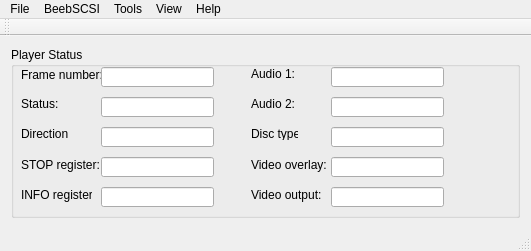
<?xml version="1.0" encoding="UTF-8"?>
<ui version="4.0">
 <class>MainWindow</class>
 <widget class="QMainWindow" name="MainWindow">
  <property name="geometry">
   <rect>
    <x>0</x>
    <y>0</y>
    <width>531</width>
    <height>251</height>
   </rect>
  </property>
  <property name="windowTitle">
   <string>MainWindow</string>
  </property>
  <widget class="QWidget" name="centralWidget">
   <layout class="QGridLayout" name="gridLayout_2">
    <item row="0" column="1">
     <widget class="QGroupBox" name="playerStatusGroupBox">
      <property name="title">
       <string>Player Status</string>
      </property>
      <widget class="QLabel" name="label">
       <property name="geometry">
        <rect>
         <x>10</x>
         <y>20</y>
         <width>81</width>
         <height>16</height>
        </rect>
       </property>
       <property name="text">
        <string>Frame number:</string>
       </property>
      </widget>
      <widget class="QLineEdit" name="playerFrameNumber">
       <property name="geometry">
        <rect>
         <x>90</x>
         <y>20</y>
         <width>113</width>
         <height>20</height>
        </rect>
       </property>
       <property name="readOnly">
        <bool>true</bool>
       </property>
      </widget>
      <widget class="QLabel" name="label_2">
       <property name="geometry">
        <rect>
         <x>10</x>
         <y>50</y>
         <width>47</width>
         <height>13</height>
        </rect>
       </property>
       <property name="text">
        <string>Status:</string>
       </property>
      </widget>
      <widget class="QLabel" name="label_3">
       <property name="geometry">
        <rect>
         <x>10</x>
         <y>80</y>
         <width>47</width>
         <height>13</height>
        </rect>
       </property>
       <property name="text">
        <string>Direction:</string>
       </property>
      </widget>
      <widget class="QLabel" name="label_4">
       <property name="geometry">
        <rect>
         <x>10</x>
         <y>110</y>
         <width>81</width>
         <height>16</height>
        </rect>
       </property>
       <property name="text">
        <string>STOP register:</string>
       </property>
      </widget>
      <widget class="QLabel" name="label_5">
       <property name="geometry">
        <rect>
         <x>10</x>
         <y>140</y>
         <width>71</width>
         <height>16</height>
        </rect>
       </property>
       <property name="text">
        <string>INFO register:</string>
       </property>
      </widget>
      <widget class="QLineEdit" name="playerStatus">
       <property name="geometry">
        <rect>
         <x>90</x>
         <y>50</y>
         <width>113</width>
         <height>20</height>
        </rect>
       </property>
       <property name="readOnly">
        <bool>true</bool>
       </property>
      </widget>
      <widget class="QLineEdit" name="playerDirection">
       <property name="geometry">
        <rect>
         <x>90</x>
         <y>80</y>
         <width>113</width>
         <height>20</height>
        </rect>
       </property>
       <property name="readOnly">
        <bool>true</bool>
       </property>
      </widget>
      <widget class="QLineEdit" name="playerStopRegister">
       <property name="geometry">
        <rect>
         <x>90</x>
         <y>110</y>
         <width>113</width>
         <height>20</height>
        </rect>
       </property>
       <property name="readOnly">
        <bool>true</bool>
       </property>
      </widget>
      <widget class="QLineEdit" name="playerInfoRegister">
       <property name="geometry">
        <rect>
         <x>90</x>
         <y>140</y>
         <width>113</width>
         <height>20</height>
        </rect>
       </property>
       <property name="readOnly">
        <bool>true</bool>
       </property>
      </widget>
      <widget class="QLabel" name="label_6">
       <property name="geometry">
        <rect>
         <x>240</x>
         <y>20</y>
         <width>47</width>
         <height>13</height>
        </rect>
       </property>
       <property name="text">
        <string>Audio 1:</string>
       </property>
      </widget>
      <widget class="QLabel" name="label_7">
       <property name="geometry">
        <rect>
         <x>240</x>
         <y>50</y>
         <width>47</width>
         <height>13</height>
        </rect>
       </property>
       <property name="text">
        <string>Audio 2:</string>
       </property>
      </widget>
      <widget class="QLabel" name="label_8">
       <property name="geometry">
        <rect>
         <x>240</x>
         <y>80</y>
         <width>47</width>
         <height>13</height>
        </rect>
       </property>
       <property name="text">
        <string>Disc type:</string>
       </property>
      </widget>
      <widget class="QLineEdit" name="playerAudio1">
       <property name="geometry">
        <rect>
         <x>320</x>
         <y>20</y>
         <width>113</width>
         <height>20</height>
        </rect>
       </property>
       <property name="readOnly">
        <bool>true</bool>
       </property>
      </widget>
      <widget class="QLineEdit" name="playerAudio2">
       <property name="geometry">
        <rect>
         <x>320</x>
         <y>50</y>
         <width>113</width>
         <height>20</height>
        </rect>
       </property>
       <property name="readOnly">
        <bool>true</bool>
       </property>
      </widget>
      <widget class="QLineEdit" name="playerDiscType">
       <property name="geometry">
        <rect>
         <x>320</x>
         <y>80</y>
         <width>113</width>
         <height>20</height>
        </rect>
       </property>
       <property name="readOnly">
        <bool>true</bool>
       </property>
      </widget>
      <widget class="QLabel" name="label_9">
       <property name="geometry">
        <rect>
         <x>240</x>
         <y>110</y>
         <width>81</width>
         <height>16</height>
        </rect>
       </property>
       <property name="text">
        <string>Video overlay:</string>
       </property>
      </widget>
      <widget class="QLineEdit" name="playerVideoOverlay">
       <property name="geometry">
        <rect>
         <x>320</x>
         <y>110</y>
         <width>113</width>
         <height>20</height>
        </rect>
       </property>
       <property name="readOnly">
        <bool>true</bool>
       </property>
      </widget>
      <widget class="QLabel" name="label_10">
       <property name="geometry">
        <rect>
         <x>240</x>
         <y>140</y>
         <width>71</width>
         <height>16</height>
        </rect>
       </property>
       <property name="text">
        <string>Video output:</string>
       </property>
      </widget>
      <widget class="QLineEdit" name="playerVideoOutput">
       <property name="geometry">
        <rect>
         <x>320</x>
         <y>140</y>
         <width>113</width>
         <height>20</height>
        </rect>
       </property>
       <property name="readOnly">
        <bool>true</bool>
       </property>
      </widget>
     </widget>
    </item>
   </layout>
  </widget>
  <widget class="QMenuBar" name="menuBar">
   <property name="geometry">
    <rect>
     <x>0</x>
     <y>0</y>
     <width>531</width>
     <height>21</height>
    </rect>
   </property>
   <widget class="QMenu" name="menuFile">
    <property name="title">
     <string>File</string>
    </property>
    <addaction name="actionOpen_disc_image"/>
    <addaction name="separator"/>
    <addaction name="actionQuit"/>
   </widget>
   <widget class="QMenu" name="menuBeebSCSI">
    <property name="title">
     <string>BeebSCSI</string>
    </property>
    <addaction name="actionConnect"/>
    <addaction name="actionDisconnect"/>
   </widget>
   <widget class="QMenu" name="menuTools">
    <property name="title">
     <string>Tools</string>
    </property>
    <addaction name="actionSettings"/>
    <addaction name="actionTime_stamp"/>
   </widget>
   <widget class="QMenu" name="menuView">
    <property name="title">
     <string>View</string>
    </property>
    <addaction name="actionSerial_console"/>
    <addaction name="actionF_Code_console"/>
    <addaction name="actionFrame_viewer"/>
   </widget>
   <widget class="QMenu" name="menuHelp">
    <property name="title">
     <string>Help</string>
    </property>
    <addaction name="actionAbout"/>
   </widget>
   <addaction name="menuFile"/>
   <addaction name="menuBeebSCSI"/>
   <addaction name="menuTools"/>
   <addaction name="menuView"/>
   <addaction name="menuHelp"/>
  </widget>
  <widget class="QToolBar" name="mainToolBar">
   <attribute name="toolBarArea">
    <enum>TopToolBarArea</enum>
   </attribute>
   <attribute name="toolBarBreak">
    <bool>false</bool>
   </attribute>
  </widget>
  <widget class="QStatusBar" name="statusBar"/>
  <action name="actionQuit">
   <property name="text">
    <string>Quit</string>
   </property>
  </action>
  <action name="actionConnect">
   <property name="text">
    <string>Connect</string>
   </property>
  </action>
  <action name="actionDisconnect">
   <property name="text">
    <string>Disconnect</string>
   </property>
  </action>
  <action name="actionSettings">
   <property name="text">
    <string>Settings</string>
   </property>
  </action>
  <action name="actionAbout">
   <property name="text">
    <string>About</string>
   </property>
  </action>
  <action name="actionSerial_console">
   <property name="text">
    <string>Serial console</string>
   </property>
  </action>
  <action name="actionF_Code_console">
   <property name="text">
    <string>F-Code console</string>
   </property>
  </action>
  <action name="actionFrame_viewer">
   <property name="text">
    <string>Frame viewer</string>
   </property>
  </action>
  <action name="actionTime_stamp">
   <property name="checkable">
    <bool>true</bool>
   </property>
   <property name="text">
    <string>Time stamps</string>
   </property>
  </action>
  <action name="actionOpen_disc_image">
   <property name="text">
    <string>Open disc image</string>
   </property>
  </action>
 </widget>
 <layoutdefault spacing="6" margin="11"/>
 <resources/>
 <connections/>
</ui>
